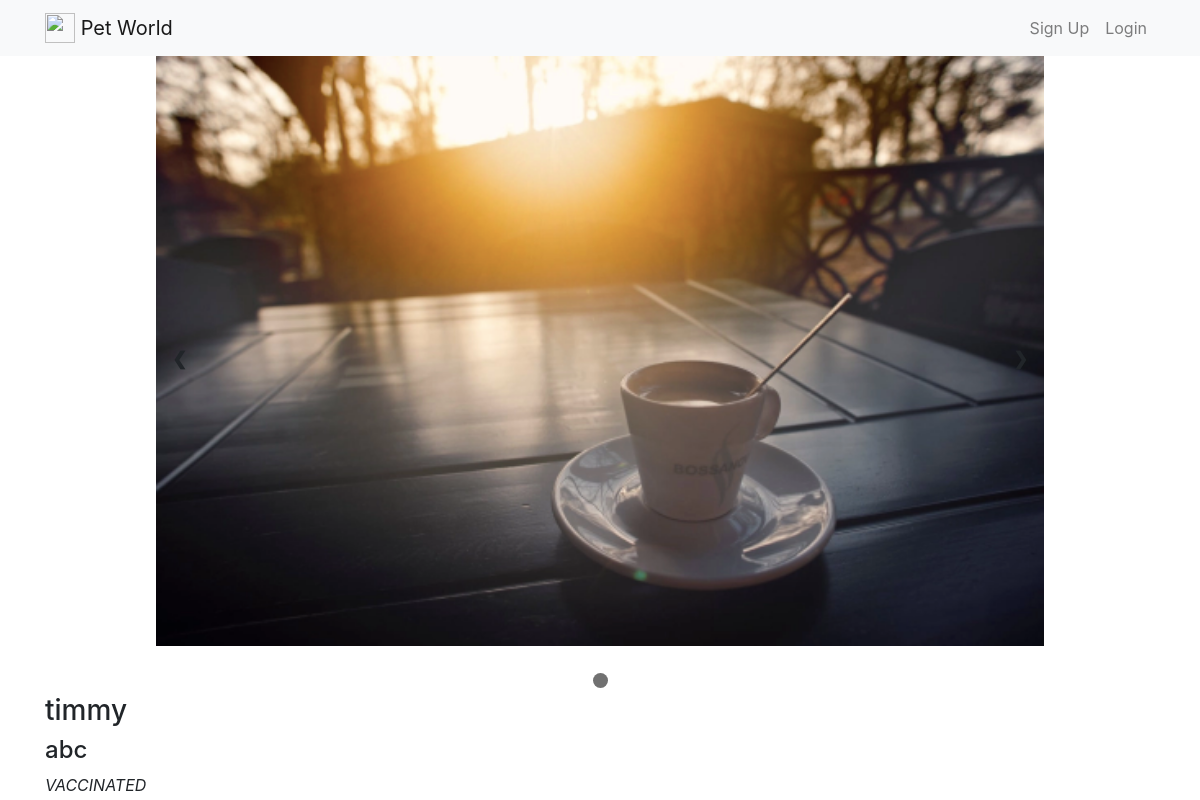
Before: /pets/14/ with the older database file.
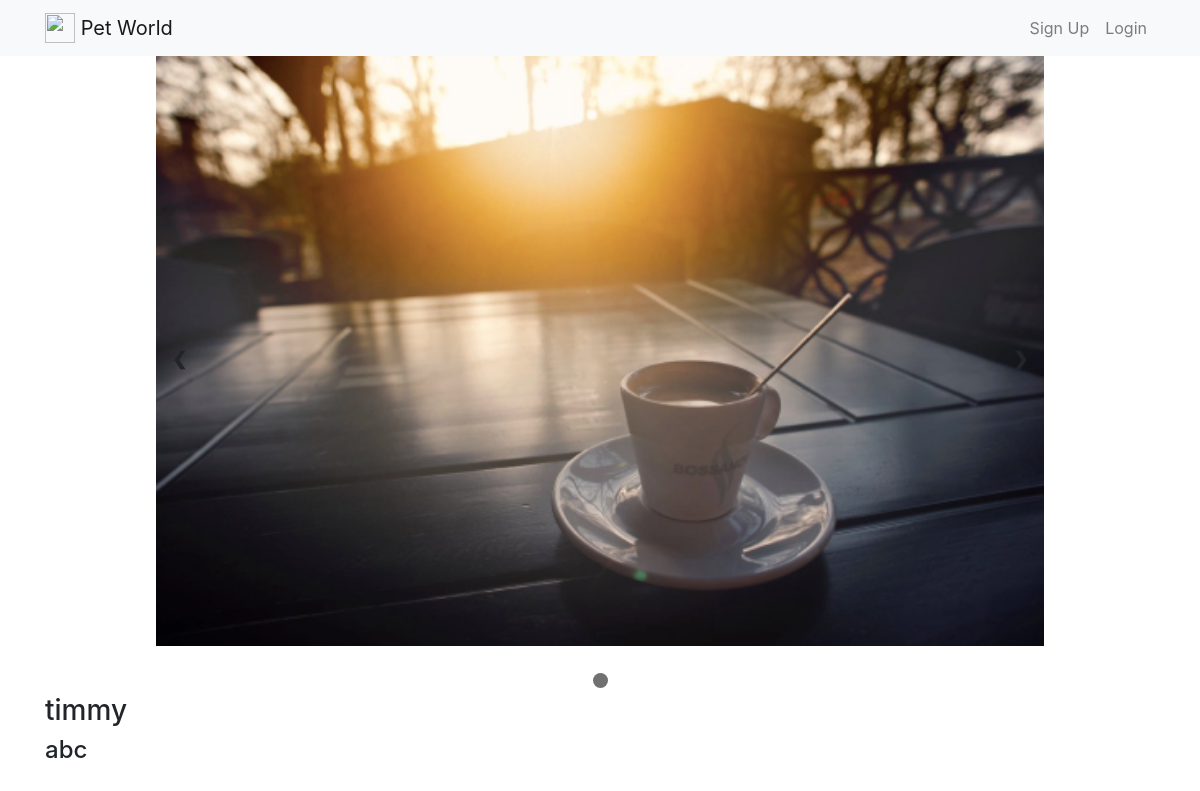
After: the same page with the newer database file.
### pets/views.py (the view)
# urls.py: path('<int:pet_id>/', views.detail, name='detail'),
def detail(request, pet_id):
    pet = get_object_or_404(Pet, pk=pet_id)
    img = Img.objects.all()
    pics = []
    for i in img :
        if i.info == pet :
            pics.append(i.image)
    return render(request,'pets/detail.html',{'pet':pet,'pics':pics,'f':len(pics)})

### pets/templates/pets/detail.html (shortened to what this page needs)
{% extends 'base.html' %}
{% block content %}
<div class="slideshow-container">
{% for pic in pics %}
  <div class="mySlides">
    <img src="{{pic.url}}" style="width:100%">
  </div>
{% endfor %}
  <a class="prev" onclick="plusSlides(-1)">&#10094;</a>
  <a class="next" onclick="plusSlides(1)">&#10095;</a>
</div>
<br>
<div style="text-align:center">
  <span class="dot" onclick="currentSlide(1)"></span>
</div>
<h3>{{pet.name}}</h3>
<h4>{{pet.breed}}</h4>
{% if pet.vaccinated == 'y' %}
<i>VACCINATED</i>
{% endif %}
{% endblock %}

Changed rows visible on the page:
changed Pet "timmy": vaccinated "y" → "n" (drawn)
Other visible differences:
text no longer shown: "VACCINATED"
